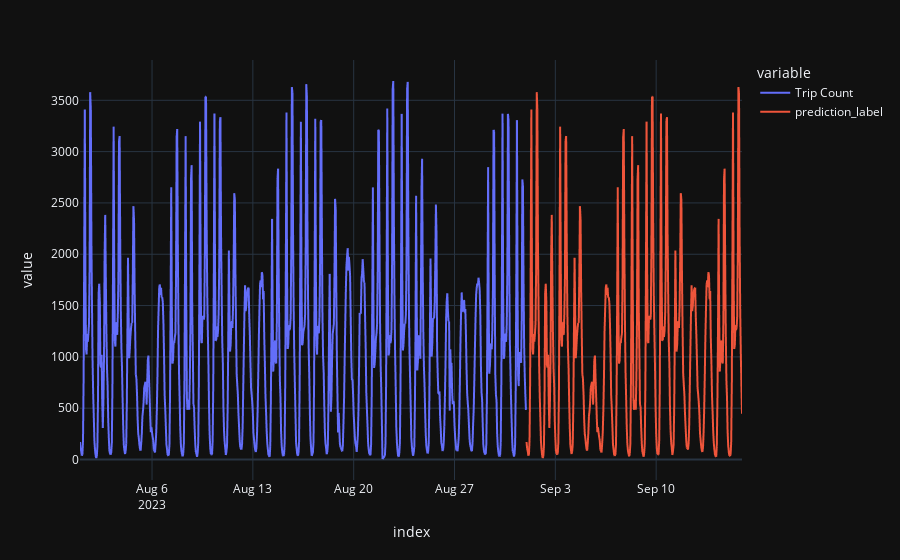

The code cell stored with this chart in its notebook:
### Code cell
# Plot the predictions
concat_df = pd.concat([bike_columns, predictions_future], axis=0)
concat_df_i = pd.date_range(start='2023-08-01 00:00:00', end = '2023-09-15 23:59:59', freq = 'H')

# There are 3 hours missing from concat_df, so this code won't work without dropping these 3 hours from concat_df_i
# Create a sample DataFrame with a DatetimeIndex
data = {
    'Value': range(len(concat_df_i))
}
sample_df = pd.DataFrame(data, index=concat_df_i)

# Specify the date and hours to drop
date_to_drop = '2023-08-22'
hours_to_drop = [1, 2, 3] 

# Create a boolean mask to filter out the specific hours
mask = ~((sample_df.index.date == pd.to_datetime(date_to_drop).date()) & (sample_df.index.hour.isin(hours_to_drop)))

# Apply the mask to the DataFrame
filtered_df = sample_df[mask]

# Convert DatetimeIndex to Series
index_series = filtered_df.index.to_series()

concat_df.set_index(index_series, inplace=True)
concat_df.head()


fig = px.line(concat_df, x=concat_df.index, y=["Trip Count", "prediction_label"], template = 'plotly_dark')
fig.show()

### Figure 1 — Plotly figure (JSON) as saved in the notebook; plotly's stock layout.template omitted (floating-point values rounded to 4 significant figures; data arrays with more than 128 entries replaced by an {"elided": "..."} marker saying what was removed)
{"data": [{"hovertemplate": "variable=Trip Count<br>index=%{x}<br>value=%{y}<extra></extra>", "legendgroup": "Trip Count", "line": {"color": "#636efa", "dash": "solid"}, "marker": {"symbol": "circle"}, "mode": "lines", "name": "Trip Count", "showlegend": true, "type": "scattergl", "x": {"elided": "1101 str values"}, "xaxis": "x", "y": {"elided": "1101 float values"}, "yaxis": "y"}, {"hovertemplate": "variable=prediction_label<br>index=%{x}<br>value=%{y}<extra></extra>", "legendgroup": "prediction_label", "line": {"color": "#EF553B", "dash": "solid"}, "marker": {"symbol": "circle"}, "mode": "lines", "name": "prediction_label", "showlegend": true, "type": "scattergl", "x": {"elided": "1101 str values"}, "xaxis": "x", "y": {"elided": "1101 float values"}, "yaxis": "y"}], "layout": {"legend": {"title": {"text": "variable"}, "tracegroupgap": 0}, "margin": {"t": 60}, "xaxis": {"anchor": "y", "domain": [0.0, 1.0], "title": {"text": "index"}}, "yaxis": {"anchor": "x", "domain": [0.0, 1.0], "title": {"text": "value"}}}}
